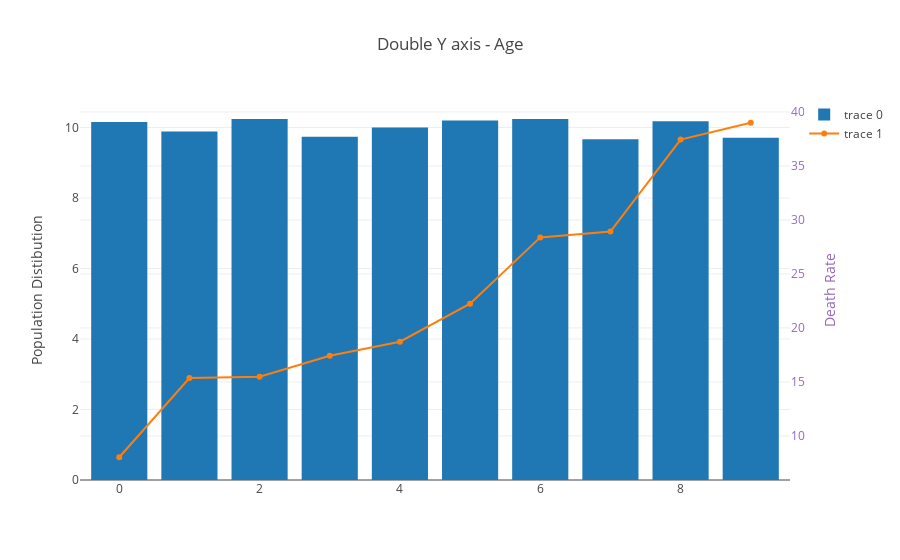
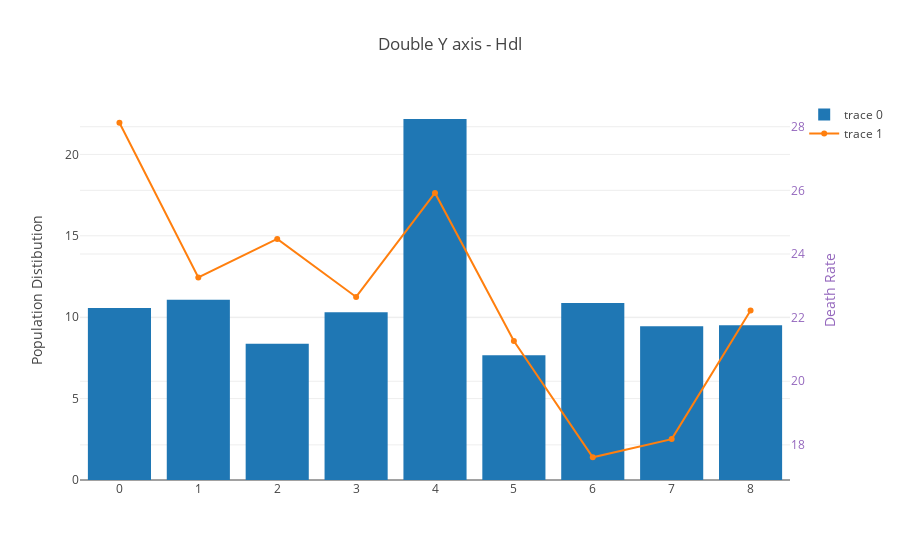
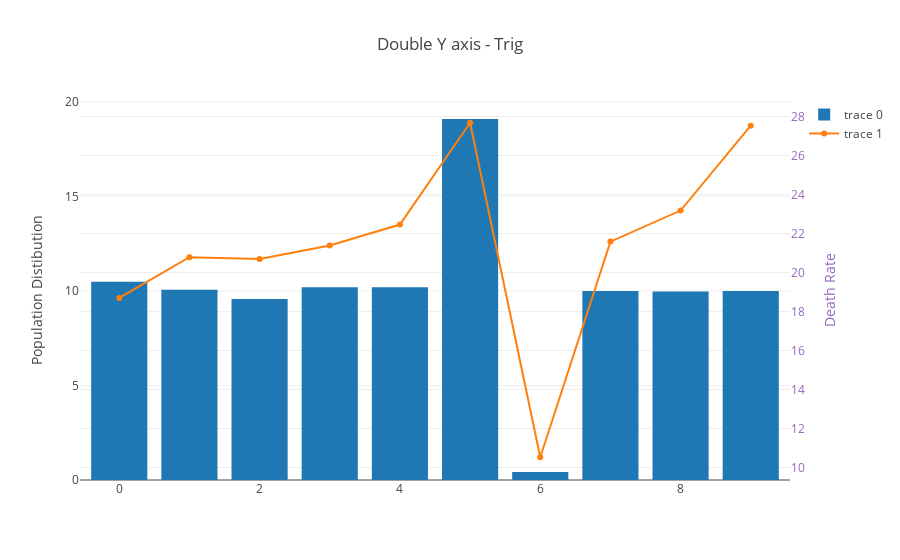
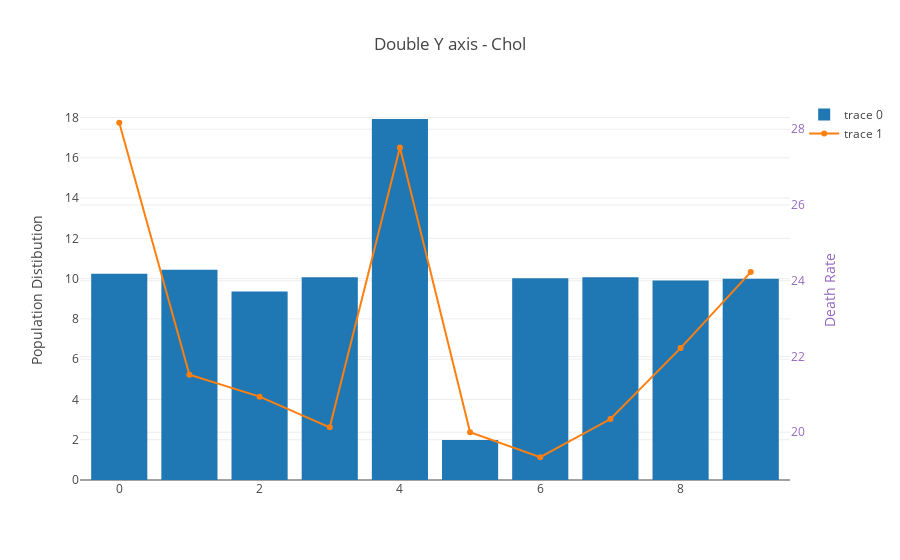

The cell these charts' notebook holds for them, in order:
### Markdown cell above
Plot death rates using numeric columns

### Code cell
plt_event_rate(er_data)

### Figure 1 — Plotly figure (JSON) as saved in the notebook; plotly's stock layout.template omitted (floating-point values rounded to 4 significant figures)
{"data": [{"type": "bar", "uid": "914f0b23-348f-4fe5-86f6-11deef38d7bb", "x": [0, 1, 2, 3, 4, 5, 6, 7, 8, 9], "y": [10.15, 9.888, 10.24, 9.734, 9.998, 10.2, 10.24, 9.667, 10.17, 9.712]}, {"type": "scatter", "uid": "ac98d8c1-fb6e-49e9-ad7f-dee99f2ced47", "x": [0, 1, 2, 3, 4, 5, 6, 7, 8, 9], "y": [8.026, 15.37, 15.48, 17.42, 18.72, 22.25, 28.39, 28.93, 37.45, 39.0], "yaxis": "y2"}], "layout": {"title": {"text": "Double Y axis - Age"}, "yaxis": {"title": {"text": "Population Distibution"}}, "yaxis2": {"overlaying": "y", "side": "right", "tickfont": {"color": "rgb(148, 103, 189)"}, "title": {"font": {"color": "rgb(148, 103, 189)"}, "text": "Death Rate"}}}}

### Figure 2 — Plotly figure (JSON) as saved in the notebook; plotly's stock layout.template omitted (floating-point values rounded to 4 significant figures)
{"data": [{"type": "bar", "uid": "55bf9099-73a3-4c4c-87a1-da629580e015", "x": [0, 1, 2, 3, 4, 5, 6, 7, 8], "y": [10.57, 11.08, 8.368, 10.31, 22.18, 7.664, 10.88, 9.447, 9.513]}, {"type": "scatter", "uid": "c4b41a65-82e4-442b-b044-8614f2e8225e", "x": [0, 1, 2, 3, 4, 5, 6, 7, 8], "y": [28.12, 23.26, 24.47, 22.65, 25.92, 21.26, 17.61, 18.18, 22.22], "yaxis": "y2"}], "layout": {"title": {"text": "Double Y axis - Hdl"}, "yaxis": {"title": {"text": "Population Distibution"}}, "yaxis2": {"overlaying": "y", "side": "right", "tickfont": {"color": "rgb(148, 103, 189)"}, "title": {"font": {"color": "rgb(148, 103, 189)"}, "text": "Death Rate"}}}}

### Figure 3 — Plotly figure (JSON) as saved in the notebook; plotly's stock layout.template omitted (floating-point values rounded to 4 significant figures)
{"data": [{"type": "bar", "uid": "76e1b06a-7ca1-4a09-80d0-1f929fea4101", "x": [0, 1, 2, 3, 4, 5, 6, 7, 8, 9], "y": [10.48, 10.06, 9.579, 10.2, 10.2, 19.09, 0.4184, 9.998, 9.976, 9.998]}, {"type": "scatter", "uid": "35730082-b34f-4105-8146-5633cc0fcaf2", "x": [0, 1, 2, 3, 4, 5, 6, 7, 8, 9], "y": [18.7, 20.79, 20.69, 21.38, 22.46, 27.68, 10.53, 21.59, 23.18, 27.53], "yaxis": "y2"}], "layout": {"title": {"text": "Double Y axis - Trig"}, "yaxis": {"title": {"text": "Population Distibution"}}, "yaxis2": {"overlaying": "y", "side": "right", "tickfont": {"color": "rgb(148, 103, 189)"}, "title": {"font": {"color": "rgb(148, 103, 189)"}, "text": "Death Rate"}}}}

### Figure 4 — Plotly figure (JSON) as saved in the notebook; plotly's stock layout.template omitted (floating-point values rounded to 4 significant figures)
{"data": [{"type": "bar", "uid": "05bb7d3e-9963-4d14-870a-b54aa41c5f1a", "x": [0, 1, 2, 3, 4, 5, 6, 7, 8, 9], "y": [10.24, 10.44, 9.359, 10.06, 17.93, 1.982, 10.02, 10.06, 9.91, 9.998]}, {"type": "scatter", "uid": "7268ae8e-f616-4798-9a1e-b5f436f96335", "x": [0, 1, 2, 3, 4, 5, 6, 7, 8, 9], "y": [28.17, 21.52, 20.94, 20.13, 27.52, 20, 19.34, 20.35, 22.22, 24.23], "yaxis": "y2"}], "layout": {"title": {"text": "Double Y axis - Chol"}, "yaxis": {"title": {"text": "Population Distibution"}}, "yaxis2": {"overlaying": "y", "side": "right", "tickfont": {"color": "rgb(148, 103, 189)"}, "title": {"font": {"color": "rgb(148, 103, 189)"}, "text": "Death Rate"}}}}
